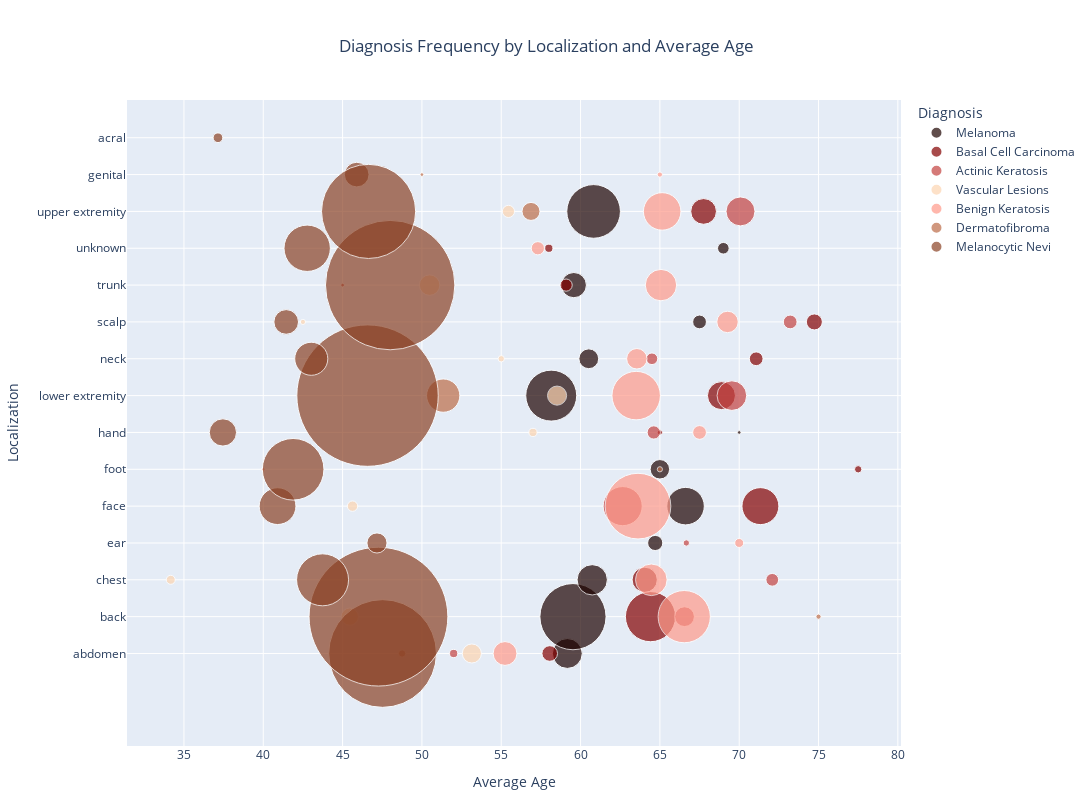

Write notebook code for a chart like this one.
### Markdown cell above
### Interactive Bubble Plot
##### Created an interactive bubble plot to vizualize these demographics and diagnoses for our presentation.

### Code cell
import chart_studio.plotly as py
import chart_studio.tools as tls

bubble_data = data.groupby(['Diagnosis', 'Localization']).agg(
    Average_Age=('Age', 'mean'),
    Frequency=('Diagnosis', 'size')
).reset_index()

legend_order = ['Melanoma', 'Basal Cell Carcinoma', 'Actinic Keratosis', 'Vascular Lesions', 'Benign Keratosis', 'Dermatofibroma', 'Melanocytic Nevi']

bubble_data['Diagnosis'] = pd.Categorical(bubble_data['Diagnosis'], categories=legend_order, ordered=True)

diagnosis_colors = {
    'Melanoma': '#1d0200',
    'Actinic Keratosis': '#c44240',
    'Basal Cell Carcinoma': '#840000',
    'Vascular Lesions': '#fdd5b1',
    'Benign Keratosis': '#ff9a8a',
    'Dermatofibroma': '#bd6c48',
    'Melanocytic Nevi': '#8b4225'
}
fig = px.scatter(
    bubble_data,
    x='Average_Age',
    y='Localization',
    size='Frequency',
    color='Diagnosis',
        hover_name='Diagnosis',
    size_max=100,
    color_discrete_map=diagnosis_colors,
    category_orders={'Diagnosis': legend_order},
    labels={
        "Average_Age": "Average Age",
        "Localization": "Localization",
        "Diagnosis": "Diagnosis",
        "Frequency": "Frequency of Diagnoses"
    },
    title="An Overview of Our Data: Diagnosis Frequency by Localization and Average Age"
)

fig.update_layout(
    xaxis_title='Average Age',
    yaxis_title='Localization',
    legend_title='Diagnosis',
    height=800,
    width=1200,
    margin=dict(l=50, r=50, t=100, b=50),
    title={
        'text': "Diagnosis Frequency by Localization and Average Age",
        'y':0.95,
        'x':0.5,
        'xanchor': 'center',
        'yanchor': 'top'
    }
)

fig.show()

url = py.plot(fig, filename=',InteractiveBubbleChart', auto_open=True, sharing='public')
print("Your interactive plot is hosted at:", url)

### Figure 1 — Plotly figure (JSON) as saved in the notebook; plotly's stock layout.template omitted (floating-point values rounded to 4 significant figures)
{"data": [{"hovertemplate": "<b>%{hovertext}</b><br><br>Diagnosis=Melanoma<br>Average Age=%{x}<br>Localization=%{y}<br>Frequency of Diagnoses=%{marker.size}<extra></extra>", "hovertext": ["Melanoma", "Melanoma", "Melanoma", "Melanoma", "Melanoma", "Melanoma", "Melanoma", "Melanoma", "Melanoma", "Melanoma", "Melanoma", "Melanoma", "Melanoma"], "legendgroup": "Melanoma", "marker": {"color": "#1d0200", "size": [66, 324, 68, 17, 104, 28, 1, 192, 29, 14, 47, 10, 213], "sizemode": "area", "sizeref": 0.1479, "symbol": "circle"}, "mode": "markers", "name": "Melanoma", "orientation": "h", "showlegend": true, "type": "scatter", "x": [59.17, 59.52, 60.74, 64.71, 66.62, 65, 70, 58.15, 60.52, 67.5, 59.57, 69, 60.82], "xaxis": "x", "y": ["abdomen", "back", "chest", "ear", "face", "foot", "hand", "lower extremity", "neck", "scalp", "trunk", "unknown", "upper extremity"], "yaxis": "y"}, {"hovertemplate": "<b>%{hovertext}</b><br><br>Diagnosis=Basal Cell Carcinoma<br>Average Age=%{x}<br>Localization=%{y}<br>Frequency of Diagnoses=%{marker.size}<extra></extra>", "hovertext": ["Basal Cell Carcinoma", "Basal Cell Carcinoma", "Basal Cell Carcinoma", "Basal Cell Carcinoma", "Basal Cell Carcinoma", "Basal Cell Carcinoma", "Basal Cell Carcinoma", "Basal Cell Carcinoma", "Basal Cell Carcinoma", "Basal Cell Carcinoma", "Basal Cell Carcinoma", "Basal Cell Carcinoma"], "legendgroup": "Basal Cell Carcinoma", "marker": {"color": "#840000", "size": [18, 186, 47, 101, 4, 2, 58, 14, 19, 11, 5, 49], "sizemode": "area", "sizeref": 0.1479, "symbol": "circle"}, "mode": "markers", "name": "Basal Cell Carcinoma", "orientation": "h", "showlegend": true, "type": "scatter", "x": [58.06, 64.41, 64.04, 71.34, 77.5, 65, 68.88, 71.07, 74.74, 59.09, 58, 67.76], "xaxis": "x", "y": ["abdomen", "back", "chest", "face", "foot", "hand", "lower extremity", "neck", "scalp", "trunk", "unknown", "upper extremity"], "yaxis": "y"}, {"hovertemplate": "<b>%{hovertext}</b><br><br>Diagnosis=Actinic Keratosis<br>Average Age=%{x}<br>Localization=%{y}<br>Frequency of Diagnoses=%{marker.size}<extra></extra>", "hovertext": ["Actinic Keratosis", "Actinic Keratosis", "Actinic Keratosis", "Actinic Keratosis", "Actinic Keratosis", "Actinic Keratosis", "Actinic Keratosis", "Actinic Keratosis", "Actinic Keratosis", "Actinic Keratosis", "Actinic Keratosis"], "legendgroup": "Actinic Keratosis", "marker": {"color": "#c44240", "size": [5, 29, 12, 3, 113, 13, 65, 10, 14, 1, 62], "sizemode": "area", "sizeref": 0.1479, "symbol": "circle"}, "mode": "markers", "name": "Actinic Keratosis", "orientation": "h", "showlegend": true, "type": "scatter", "x": [52, 66.55, 72.08, 66.67, 62.65, 64.62, 69.54, 64.5, 73.21, 45, 70.08], "xaxis": "x", "y": ["abdomen", "back", "chest", "ear", "face", "hand", "lower extremity", "neck", "scalp", "trunk", "upper extremity"], "yaxis": "y"}, {"hovertemplate": "<b>%{hovertext}</b><br><br>Diagnosis=Vascular Lesions<br>Average Age=%{x}<br>Localization=%{y}<br>Frequency of Diagnoses=%{marker.size}<extra></extra>", "hovertext": ["Vascular Lesions", "Vascular Lesions", "Vascular Lesions", "Vascular Lesions", "Vascular Lesions", "Vascular Lesions", "Vascular Lesions", "Vascular Lesions", "Vascular Lesions", "Vascular Lesions"], "legendgroup": "Vascular Lesions", "marker": {"color": "#fdd5b1", "size": [27, 22, 6, 8, 5, 27, 3, 2, 31, 11], "sizemode": "area", "sizeref": 0.1479, "symbol": "circle"}, "mode": "markers", "name": "Vascular Lesions", "orientation": "h", "showlegend": true, "type": "scatter", "x": [53.15, 45.45, 34.17, 45.62, 57, 58.52, 55, 42.5, 50.48, 55.45], "xaxis": "x", "y": ["abdomen", "back", "chest", "face", "hand", "lower extremity", "neck", "scalp", "trunk", "upper extremity"], "yaxis": "y"}, {"hovertemplate": "<b>%{hovertext}</b><br><br>Diagnosis=Benign Keratosis<br>Average Age=%{x}<br>Localization=%{y}<br>Frequency of Diagnoses=%{marker.size}<extra></extra>", "hovertext": ["Benign Keratosis", "Benign Keratosis", "Benign Keratosis", "Benign Keratosis", "Benign Keratosis", "Benign Keratosis", "Benign Keratosis", "Benign Keratosis", "Benign Keratosis", "Benign Keratosis", "Benign Keratosis", "Benign Keratosis", "Benign Keratosis", "Benign Keratosis"], "legendgroup": "Benign Keratosis", "marker": {"color": "#ff9a8a", "size": [42, 202, 74, 6, 319, 1, 2, 14, 174, 31, 34, 73, 13, 104], "sizemode": "area", "sizeref": 0.1479, "symbol": "circle"}, "mode": "markers", "name": "Benign Keratosis", "orientation": "h", "showlegend": true, "type": "scatter", "x": [55.24, 66.53, 64.46, 70, 63.62, 40, 65, 67.5, 63.51, 63.55, 69.26, 65.07, 57.31, 65.14], "xaxis": "x", "y": ["abdomen", "back", "chest", "ear", "face", "foot", "genital", "hand", "lower extremity", "neck", "scalp", "trunk", "unknown", "upper extremity"], "yaxis": "y"}, {"hovertemplate": "<b>%{hovertext}</b><br><br>Diagnosis=Dermatofibroma<br>Average Age=%{x}<br>Localization=%{y}<br>Frequency of Diagnoses=%{marker.size}<extra></extra>", "hovertext": ["Dermatofibroma", "Dermatofibroma", "Dermatofibroma", "Dermatofibroma", "Dermatofibroma", "Dermatofibroma"], "legendgroup": "Dermatofibroma", "marker": {"color": "#bd6c48", "size": [4, 2, 2, 1, 82, 24], "sizemode": "area", "sizeref": 0.1479, "symbol": "circle"}, "mode": "markers", "name": "Dermatofibroma", "orientation": "h", "showlegend": true, "type": "scatter", "x": [48.75, 75, 65, 50, 51.34, 56.88], "xaxis": "x", "y": ["abdomen", "back", "foot", "genital", "lower extremity", "upper extremity"], "yaxis": "y"}, {"hovertemplate": "<b>%{hovertext}</b><br><br>Diagnosis=Melanocytic Nevi<br>Average Age=%{x}<br>Localization=%{y}<br>Frequency of Diagnoses=%{marker.size}<extra></extra>", "hovertext": ["Melanocytic Nevi", "Melanocytic Nevi", "Melanocytic Nevi", "Melanocytic Nevi", "Melanocytic Nevi", "Melanocytic Nevi", "Melanocytic Nevi", "Melanocytic Nevi", "Melanocytic Nevi", "Melanocytic Nevi", "Melanocytic Nevi", "Melanocytic Nevi", "Melanocytic Nevi", "Melanocytic Nevi", "Melanocytic Nevi"], "legendgroup": "Melanocytic Nevi", "marker": {"color": "#8b4225", "size": [858, 7, 1425, 200, 30, 100, 281, 45, 55, 1479, 81, 45, 1238, 159, 655], "sizemode": "area", "sizeref": 0.1479, "symbol": "circle"}, "mode": "markers", "name": "Melanocytic Nevi", "orientation": "h", "showlegend": true, "type": "scatter", "x": [47.52, 37.14, 47.26, 43.74, 47.17, 40.9, 41.88, 45.89, 37.45, 46.57, 43.02, 41.44, 48.0, 42.77, 46.64], "xaxis": "x", "y": ["abdomen", "acral", "back", "chest", "ear", "face", "foot", "genital", "hand", "lower extremity", "neck", "scalp", "trunk", "unknown", "upper extremity"], "yaxis": "y"}], "layout": {"height": 800, "legend": {"itemsizing": "constant", "title": {"text": "Diagnosis"}, "tracegroupgap": 0}, "margin": {"b": 50, "l": 50, "r": 50, "t": 100}, "title": {"text": "Diagnosis Frequency by Localization and Average Age", "x": 0.5, "xanchor": "center", "y": 0.95, "yanchor": "top"}, "width": 1200, "xaxis": {"anchor": "y", "domain": [0, 1], "title": {"text": "Average Age"}}, "yaxis": {"anchor": "x", "domain": [0, 1], "title": {"text": "Localization"}}}}
